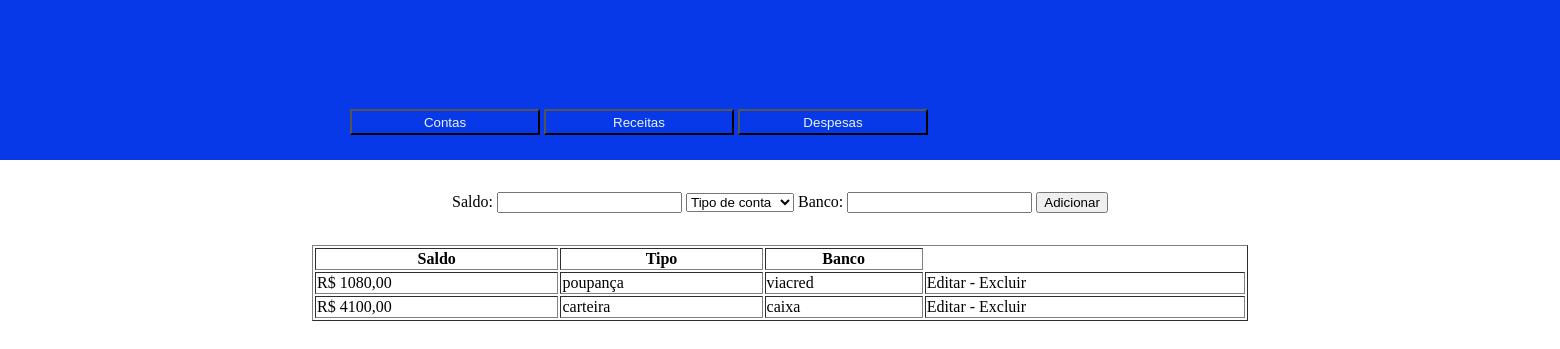
The page /componentes/contas.php on the database its author committed.
### tables this page shows
CREATE TABLE `conta` (
  `idconta` int(11) NOT NULL,
  `saldo` float NOT NULL,
  `tipo` varchar(200) NOT NULL,
  `banco` varchar(50) NOT NULL
);

### componentes/contas.php (the view, shortened to what this page needs)
<?php
    require 'config.php';
    $conta = [];
    $sql = $pdo->query("SELECT * FROM conta");
    if($sql->rowCount() > 0){
        $conta = $sql->fetchALL(PDO::FETCH_ASSOC);
    }
?>
<!DOCTYPE html>
<html lang="en">
<head>
</head>
<body>
    <header>
        <a href="../componentes/contas.php"><button>Contas</button></a>
        <a href="../componentes/receita.php"><button>Receitas</button></a>
        <a href="../componentes/despesas.php"><button>Despesas</button></a>
    </header>
    <form method="POST" action="./acoes/adicionarConta.php">
        <label>
            Saldo: <input type="text" name="saldo" />
        </label>
        <label>
            <select name="tipo">
                <option>Tipo de conta</option>
            </select>
        </label>
        <label>
            Banco: <input type="text" name="banco" />
        </label>
        <input type="submit" value="Adicionar" />
    </form>
    <table border="1" width="60%">
        <tr>
            <th>Saldo</th>
            <th>Tipo</th>
            <th>Banco</th>
        </tr>
        <?php foreach($conta as $dados): ?>
            <tr>
                <td> R$ <?=$dados['saldo']; ?>,00 </td>
                <td><?=$dados['tipo']; ?></td>
                <td><?=$dados['banco']; ?></td>
                <td>
                <a href="./editarConta/dadosConta.php?idconta=<?=$dados['idconta'];?>">  Editar -  </a>
                <a href="./excluir/excluirConta.php?idconta=<?=$dados['idconta'];?>" onclick="return confirm('Tem Certeza que deseja excluir.')">  Excluir  </a>
                </td>
            </tr>
        <?php endforeach; ?>
    </table>
</body>
</html>

### componentes/contas.php (style rules this page uses)
body { margin: 0; padding: 0; display: flex; flex-direction: column; justify-content: center; align-items: center; }
header { height: 20vh; width: 100%; background-color: #0739E8; padding-left: 700px; }
form { margin: 4vh 0; }
button { margin-top: 7%; height: 26px; width: 190px; margin-left: 0; background-color: #0739E8; color: #E9F4F2; }
a { text-decoration: none; color: black; }

### rows shown on the page
conta: saldo "1080", tipo "poupança", banco "viacred"
conta: saldo "4100", tipo "carteira", banco "caixa"
